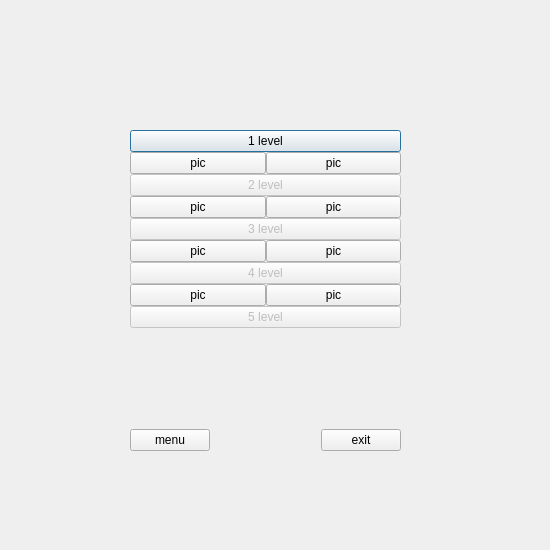
<?xml version="1.0" encoding="UTF-8"?>
<ui version="4.0">
 <class>levels</class>
 <widget class="QDialog" name="levels">
  <property name="geometry">
   <rect>
    <x>0</x>
    <y>0</y>
    <width>550</width>
    <height>550</height>
   </rect>
  </property>
  <property name="minimumSize">
   <size>
    <width>550</width>
    <height>550</height>
   </size>
  </property>
  <property name="maximumSize">
   <size>
    <width>550</width>
    <height>550</height>
   </size>
  </property>
  <property name="windowTitle">
   <string>Dialog</string>
  </property>
  <widget class="QWidget" name="verticalLayoutWidget">
   <property name="geometry">
    <rect>
     <x>130</x>
     <y>130</y>
     <width>271</width>
     <height>321</height>
    </rect>
   </property>
   <layout class="QVBoxLayout" name="verticalLayout">
    <property name="spacing">
     <number>0</number>
    </property>
    <item>
     <widget class="QPushButton" name="pushButton">
      <property name="text">
       <string>1 level</string>
      </property>
     </widget>
    </item>
    <item>
     <layout class="QHBoxLayout" name="horizontalLayout">
      <item>
       <widget class="QPushButton" name="pushButton_6">
        <property name="text">
         <string>pic</string>
        </property>
       </widget>
      </item>
      <item>
       <widget class="QPushButton" name="pushButton_7">
        <property name="text">
         <string>pic</string>
        </property>
       </widget>
      </item>
     </layout>
    </item>
    <item>
     <widget class="QPushButton" name="pushButton_2">
      <property name="enabled">
       <bool>false</bool>
      </property>
      <property name="text">
       <string>2 level</string>
      </property>
     </widget>
    </item>
    <item>
     <layout class="QHBoxLayout" name="horizontalLayout_2">
      <item>
       <widget class="QPushButton" name="pushButton_8">
        <property name="text">
         <string>pic</string>
        </property>
       </widget>
      </item>
      <item>
       <widget class="QPushButton" name="pushButton_9">
        <property name="text">
         <string>pic</string>
        </property>
       </widget>
      </item>
     </layout>
    </item>
    <item>
     <widget class="QPushButton" name="pushButton_3">
      <property name="enabled">
       <bool>false</bool>
      </property>
      <property name="text">
       <string>3 level</string>
      </property>
     </widget>
    </item>
    <item>
     <layout class="QHBoxLayout" name="horizontalLayout_3">
      <item>
       <widget class="QPushButton" name="pushButton_10">
        <property name="text">
         <string>pic</string>
        </property>
       </widget>
      </item>
      <item>
       <widget class="QPushButton" name="pushButton_11">
        <property name="text">
         <string>pic</string>
        </property>
       </widget>
      </item>
     </layout>
    </item>
    <item>
     <widget class="QPushButton" name="pushButton_4">
      <property name="enabled">
       <bool>false</bool>
      </property>
      <property name="text">
       <string>4 level</string>
      </property>
     </widget>
    </item>
    <item>
     <layout class="QHBoxLayout" name="horizontalLayout_4">
      <item>
       <widget class="QPushButton" name="pushButton_12">
        <property name="text">
         <string>pic</string>
        </property>
       </widget>
      </item>
      <item>
       <widget class="QPushButton" name="pushButton_13">
        <property name="text">
         <string>pic</string>
        </property>
       </widget>
      </item>
     </layout>
    </item>
    <item>
     <widget class="QPushButton" name="pushButton_5">
      <property name="enabled">
       <bool>false</bool>
      </property>
      <property name="text">
       <string>5 level</string>
      </property>
     </widget>
    </item>
    <item>
     <spacer name="verticalSpacer">
      <property name="orientation">
       <enum>Qt::Vertical</enum>
      </property>
      <property name="sizeHint" stdset="0">
       <size>
        <width>20</width>
        <height>40</height>
       </size>
      </property>
     </spacer>
    </item>
    <item>
     <layout class="QHBoxLayout" name="horizontalLayout_5">
      <item>
       <widget class="QPushButton" name="pushButton_14">
        <property name="text">
         <string>menu</string>
        </property>
       </widget>
      </item>
      <item>
       <spacer name="horizontalSpacer">
        <property name="orientation">
         <enum>Qt::Horizontal</enum>
        </property>
        <property name="sizeHint" stdset="0">
         <size>
          <width>40</width>
          <height>20</height>
         </size>
        </property>
       </spacer>
      </item>
      <item>
       <widget class="QPushButton" name="pushButton_15">
        <property name="text">
         <string>exit</string>
        </property>
       </widget>
      </item>
     </layout>
    </item>
   </layout>
  </widget>
 </widget>
 <resources/>
 <connections/>
</ui>
